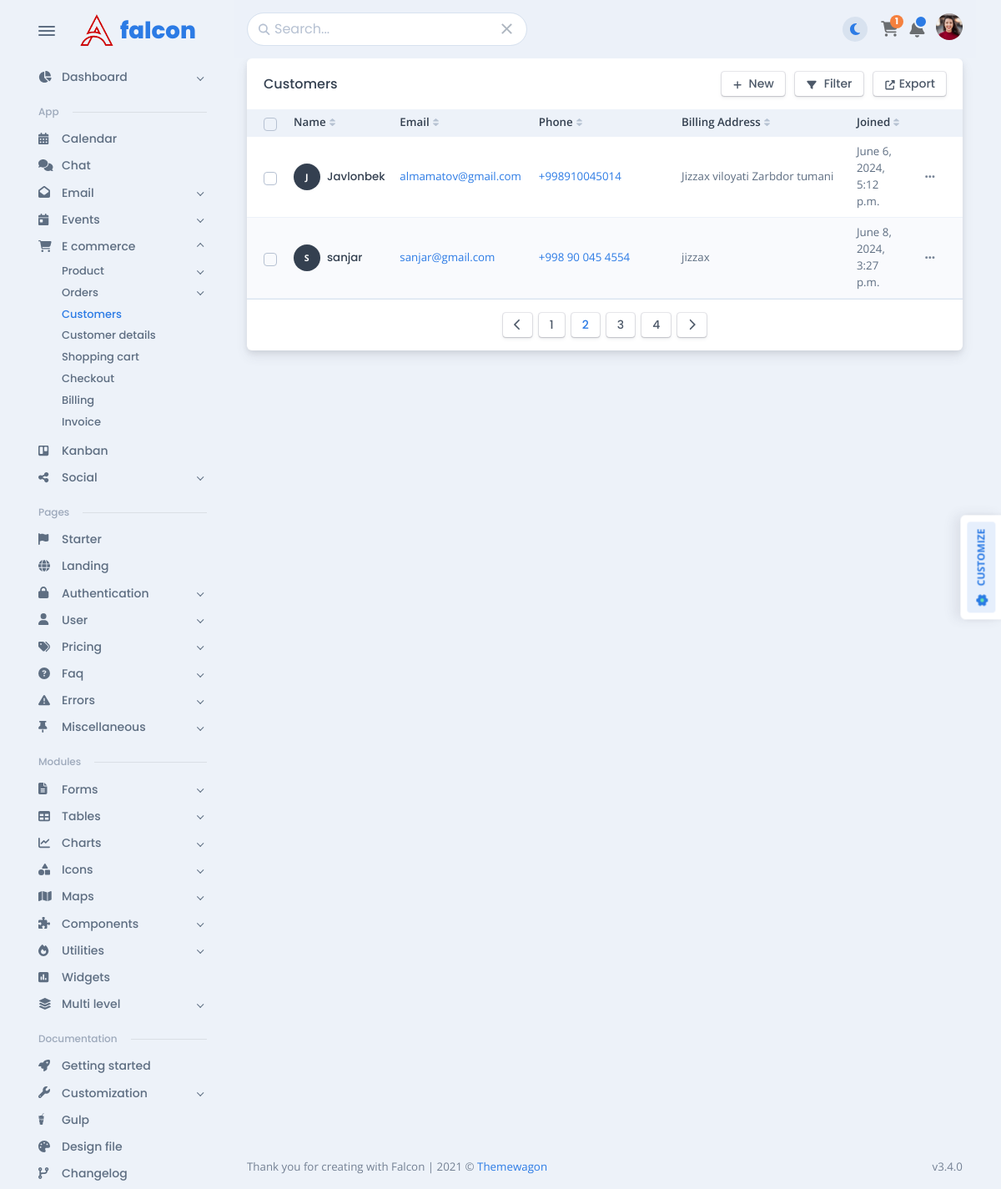
Screenshot of /?page=2 with the database file from the repository.
### app/models.py (models this page shows, shortened)
class Customers(models.Model):
    name = models.CharField(max_length=100, null=True, blank=True)
    email = models.EmailField(max_length=100)
    phone = models.CharField(max_length=20)
    billingaddress = models.CharField(max_length=300)
    joined = models.DateTimeField(auto_now_add=True)
    updated_at = models.DateTimeField(auto_now=True)
    slug = models.SlugField(default="", null=False)

### app/views.py (the view)
# urls.py: path('', customers, name='customers'),
def customers(request):
    search_query = request.GET.get('Search', '')
    customers = Customers.objects.all()
    paginator = Paginator(customers, 2)
    page_number = request.GET.get('page')
    customers = paginator.get_page(page_number)
    if search_query:
        customers = Customers.objects.filter(Q(name__icontains=search_query) | Q(email__icontains=search_query))
    context = {
        'customers': customers
    }
    return render(request,'app/customers.html',context)

### templates/app/customers.html (shortened to what this page needs)
{% extends 'app/base/base.html' %}
{% block customers %}
          <div class="card mb-3" id="customersTable" data-list='{"valueNames":["name","email","phone","address","joined"],"page":10,"pagination":true}'>
            <div class="card-header">
              <div class="row flex-between-center">
                <div class="col-4 col-sm-auto d-flex align-items-center pe-0">
                  <h5 class="fs-0 mb-0 text-nowrap py-2 py-xl-0">Customers</h5>
                </div>
                <div class="col-8 col-sm-auto text-end ps-2">
                  <div id="table-customers-replace-element">
                    <a href="{% url 'add_customer' %}">
                        <button class="btn btn-falcon-default btn-sm" type="button">
                            <span class="fas fa-plus" data-fa-transform="shrink-3 down-2"></span>
                            <span class="d-none d-sm-inline-block ms-1">New</span>
                        </button>
                    </a>
                      <button class="btn btn-falcon-default btn-sm mx-2" type="button">
                        <span class="fas fa-filter" data-fa-transform="shrink-3 down-2"></span>
                        <span class="d-none d-sm-inline-block ms-1">Filter</span>
                    </button>
                    <button class="btn btn-falcon-default btn-sm" type="button"><span class="fas fa-external-link-alt" data-fa-transform="shrink-3 down-2"></span><span class="d-none d-sm-inline-block ms-1">Export</span></button>
                  </div>
                </div>
              </div>
            </div>
            <div class="card-body p-0">
              <div class="table-responsive">
                <table class="table table-sm table-striped fs--1 mb-0 overflow-hidden">
                  <thead class="bg-200 text-900">
                    <tr>
                      <th>
                        <div class="form-check fs-0 mb-0 d-flex align-items-center">
                          <input class="form-check-input" id="checkbox-bulk-customers-select" type="checkbox" data-bulk-select='{"body":"table-customers-body","actions":"table-customers-actions","replacedElement":"table-customers-replace-element"}' />
                        </div>
                      </th>
                      <th class="sort pe-1 align-middle white-space-nowrap" data-sort="name">Name</th>
                      <th class="sort pe-1 align-middle white-space-nowrap" data-sort="email">Email</th>
                      <th class="sort pe-1 align-middle white-space-nowrap" data-sort="phone">Phone</th>
                      <th class="sort pe-1 align-middle white-space-nowrap ps-5" data-sort="address" style="min-width: 200px;">Billing Address</th>
                      <th class="sort pe-1 align-middle white-space-nowrap" data-sort="joined">Joined</th>
                      <th class="align-middle no-sort"></th>
                    </tr>
                  </thead>
                  <tbody class="list" id="table-customers-body">
                  {% for i in customers %}
                    <tr class="btn-reveal-trigger">
                      <td class="align-middle py-2" style="width: 28px;">
                        <div class="form-check fs-0 mb-0 d-flex align-items-center">
                          <input class="form-check-input" type="checkbox" id="customer-0" data-bulk-select-row="data-bulk-select-row" />
                        </div>
                      </td>
                      <td class="name align-middle white-space-nowrap py-2"><a href='{% url 'customer_detail' i.slug %}'>
                          <div class="d-flex d-flex align-items-center">
                            <div class="avatar avatar-xl me-2">
                              <div class="avatar-name rounded-circle"><span>{{ i.name|first }}</span></div>
                            </div>
                            <div class="flex-1">
                              <h5 class="mb-0 fs--1">{{ i.name }}</h5>
                            </div>
                          </div>
                        </a></td>
                      <td class="email align-middle py-2"><a href="mailto:ricky@example.com">{{ i.email }}</a></td>
                      <td class="phone align-middle white-space-nowrap py-2"><a href="tel:2012001851" {% url 'customer_detail' i.id %}>{{ i.phone }}</a></td>
                      <td class="address align-middle white-space-nowrap ps-5 py-2">{{ i.billingaddress }}</td>
                      <td class="joined align-middle py-2">{{ i.joined }}</td>
                      <td class="align-middle white-space-nowrap py-2 text-end">
                        <div class="dropdown font-sans-serif position-static">
                          <button class="btn btn-link text-600 btn-sm dropdown-toggle btn-reveal" type="button" id="customer-dropdown-0" data-bs-toggle="dropdown" data-boundary="window" aria-haspopup="true" aria-expanded="false"><span class="fas fa-ellipsis-h fs--1"></span></button>
                        </div>
                      </td>
                    </tr>
                  {% endfor %}
                  </tbody>
                </table>
              </div>
            </div>
           <div class="card-footer border-top d-flex justify-content-center">
                {% if customers.has_previous %}
                    <a class="btn btn-falcon-default btn-sm me-2" href="?page={{ customers.previous_page_number }}" data-bs-toggle="tooltip" data-bs-placement="top" title="Prev">
                        <span class="fas fa-chevron-left"></span>
                    </a>
                {% else %}
                    <button class="btn btn-falcon-default btn-sm me-2" type="button" disabled="disabled" data-bs-toggle="tooltip" data-bs-placement="top" title="Prev">
                        <span class="fas fa-chevron-left"></span>
                    </button>
                {% endif %}
                {% for num in customers.paginator.page_range %}
                    {% if customers.number == num %}
                        <span class="btn btn-sm btn-falcon-default text-primary me-2">{{ num }}</span>
                    {% elif num > customers.number|add:'-3' and num < customers.number|add:'3' %}
                        <a class="btn btn-sm btn-falcon-default me-2" href="?page={{ num }}">{{ num }}</a>
                    {% elif num == 1 %}
                        <a class="btn btn-sm btn-falcon-default me-2" href="?page={{ num }}">{{ num }}</a>
                    {% elif num == customers.paginator.num_pages %}
                        <a class="btn btn-sm btn-falcon-default me-2" href="?page={{ num }}">{{ num }}</a>
                    {% elif num == customers.number|add:'-3' or num == customers.number|add:'3' %}
                        <span class="btn btn-sm btn-falcon-default me-2">...</span>
                    {% endif %}
                {% endfor %}
                {% if customers.has_next %}
                    <a class="btn btn-falcon-default btn-sm" href="?page={{ customers.next_page_number }}" data-bs-toggle="tooltip" data-bs-placement="top" title="Next">
                        <span class="fas fa-chevron-right"></span>
                    </a>
                {% else %}
                    <button class="btn btn-falcon-default btn-sm" type="button" disabled="disabled" data-bs-toggle="tooltip" data-bs-placement="top" title="Next">
                        <span class="fas fa-chevron-right"></span>
                    </button>
                {% endif %}
            </div>
          </div>
{% endblock %}

### rows the page displays
Customers: name|first "J", name "Javlonbek", email "almamatov@gmail.com", phone "+998910045014", billingaddress "Jizzax viloyati Zarbdor tumani", joined "June 6, 2024, 5:12 p.m."
Customers: name|first "S", name "sanjar", email "sanjar@gmail.com", phone "+998 90 045 4554", billingaddress "jizzax", joined "June 8, 2024, 3:27 p.m."

### other values shown
{{ num }} "1" "3" "4"
{{ num }} "2"
